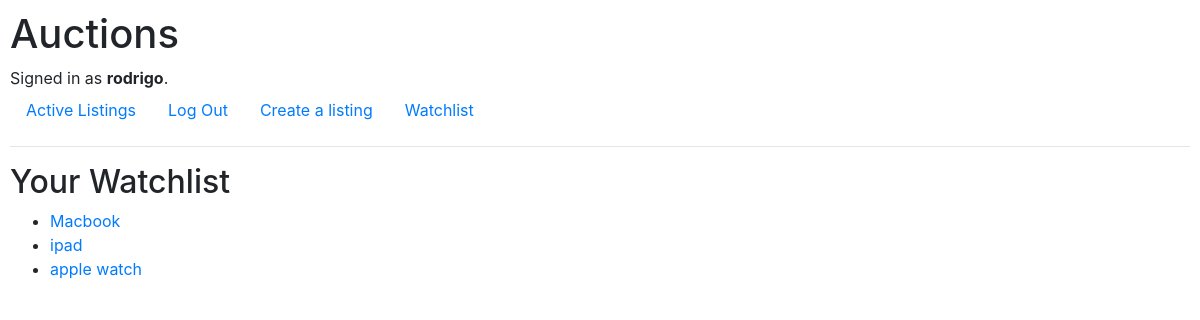
/watchlist/ (signed in), run on the app's committed database.
### auctions/models.py (models this page shows, shortened)
class User(AbstractUser):
    watchlist = models.ManyToManyField('AuctionListing', related_name='watched_by', blank=True)

class AuctionListing(models.Model):
    STATUS_CHOICES = (
        ('active', 'Active'),
        ('closed', 'Closed'),
        ('expired', 'Expired'),
    )
    title = models.CharField(max_length=100)
    description = models.TextField()
    start_time = models.DateTimeField(default=timezone.now)
    end_time = models.DateTimeField()
    starting_bid = models.DecimalField(max_digits=10, decimal_places=2)
    current_price = models.DecimalField(max_digits=10, decimal_places=2, default=0)  # Add current_price field
    category = models.CharField(max_length=50, blank=True)
    status = models.CharField(max_length=10, choices=STATUS_CHOICES, default='active')
    seller = models.ForeignKey(settings.AUTH_USER_MODEL, on_delete=models.CASCADE, related_name='listings')
    image = models.ImageField(upload_to='listing_images/', blank=True, null=True)

### auctions/views.py (the view)
# urls.py: path('watchlist/', views.watchlist, name='watchlist'),
def watchlist(request):
    user = request.user
    watchlist = user.watchlist.all()
    return render(request, 'auctions/watchlist.html', {'watchlist': watchlist})

### auctions/templates/auctions/watchlist.html
{% extends "auctions/layout.html" %}
{% block body %}
    <h2>Your Watchlist</h2>
    {% if watchlist %}
        <ul>
            {% for listing in watchlist %}
                <li>
                    <a href="{% url 'listing_detail' listing_id=listing.id %}">
                        {{ listing.title }}
                    </a>
                </li>
            {% endfor %}
        </ul>
    {% else %}
        <p>Your watchlist is empty.</p>
    {% endif %}
{% endblock %}

### auctions/templates/auctions/layout.html (shortened to what this page needs)
{% load static %}
<!DOCTYPE html>
<html lang="en">
    <head>
        <link rel="stylesheet" href="https://stackpath.bootstrapcdn.com/bootstrap/4.4.1/css/bootstrap.min.css">
        <link href="{% static 'auctions/styles.css' %}" rel="stylesheet">
    </head>
    <body>
        <h1>Auctions</h1>
        <div>
            {% if user.is_authenticated %}
                Signed in as <strong>{{ user.username }}</strong>.
            {% else %}
                Not signed in.
            {% endif %}
        </div>
        <ul class="nav">
            <li class="nav-item">
                <a class="nav-link" href="{% url 'index' %}">Active Listings</a>
            </li>
            {% if user.is_authenticated %}
                <li class="nav-item">
                    <a class="nav-link" href="{% url 'logout' %}">Log Out</a>
                </li>
                <li class="nav-item">
                    <a class="nav-link" href="{% url 'create_listing' %}">Create a listing</a>
                </li>
                <li class="nav-item">
                    <a class="nav-link" href="{% url 'watchlist' %}">Watchlist</a>
                </li>
            {% endif %}
        </ul>
        <hr>
        {% block body %}
        {% endblock %}
    </body>
</html>

### auctions/static/auctions/styles.css (style rules this page uses)
body { padding: 10px; }

### data on the page
User: username "rodrigo"
AuctionListing: title "Macbook"
AuctionListing: title "ipad"
AuctionListing: title "apple watch"
